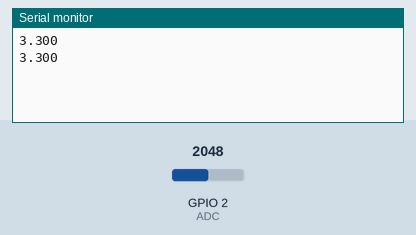
A sketch run on a simulated Seeed XIAO ESP32-C3. Shown: the last lines printed to the serial monitor. Inputs (shaded band) come from the test bench; at power-on: GPIO 2 (ADC) = 2048.

Above: at 1.2 s.
1.3 s: GPIO 2 (ADC) set to 2866
At 2.6 s:
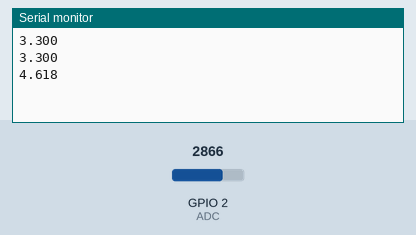
2.8 s: GPIO 2 (ADC) set to 3603
At 3.8 s:
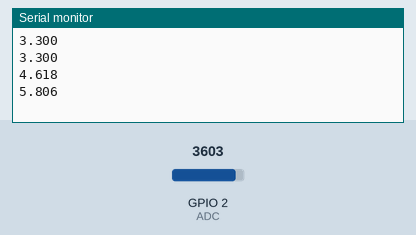
Timing chart, 0 to 5.8 s (numbered marks = the images above; inputs shaded):
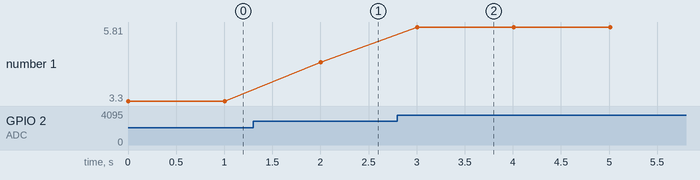

Measured:
- after the input at 1.3 s, the serial monitor: prints a new line after 0.71 s (image 1)
- after the input at 2.8 s, the serial monitor: prints a new line after 0.21 s (image 2)
- plotted number 1: 3.3 → 4.62 after the input at 1.3 s, 4.62 → 5.81 after the input at 2.8 s

The sketch:

Pod_sub.ino
```cpp
//A0:バッテリー電圧確認用（https://wiki.seeedstudio.com/XIAO_ESP32C3_Getting_Started/）

void setup() {
  Serial.begin(115200);
  pinMode(A0, INPUT);         // ADC
}

void loop() {
  uint32_t Vbatt = 0;
  for(int i = 0; i < 16; i++) {
    Vbatt = Vbatt + analogReadMilliVolts(A0); // ADC with correction
  }
  float Vbattf = 2 * Vbatt / 16 / 1000.0;     // attenuation ratio 1/2, mV --> V
  Serial.println(Vbattf, 3);
  delay(1000);
}
```
